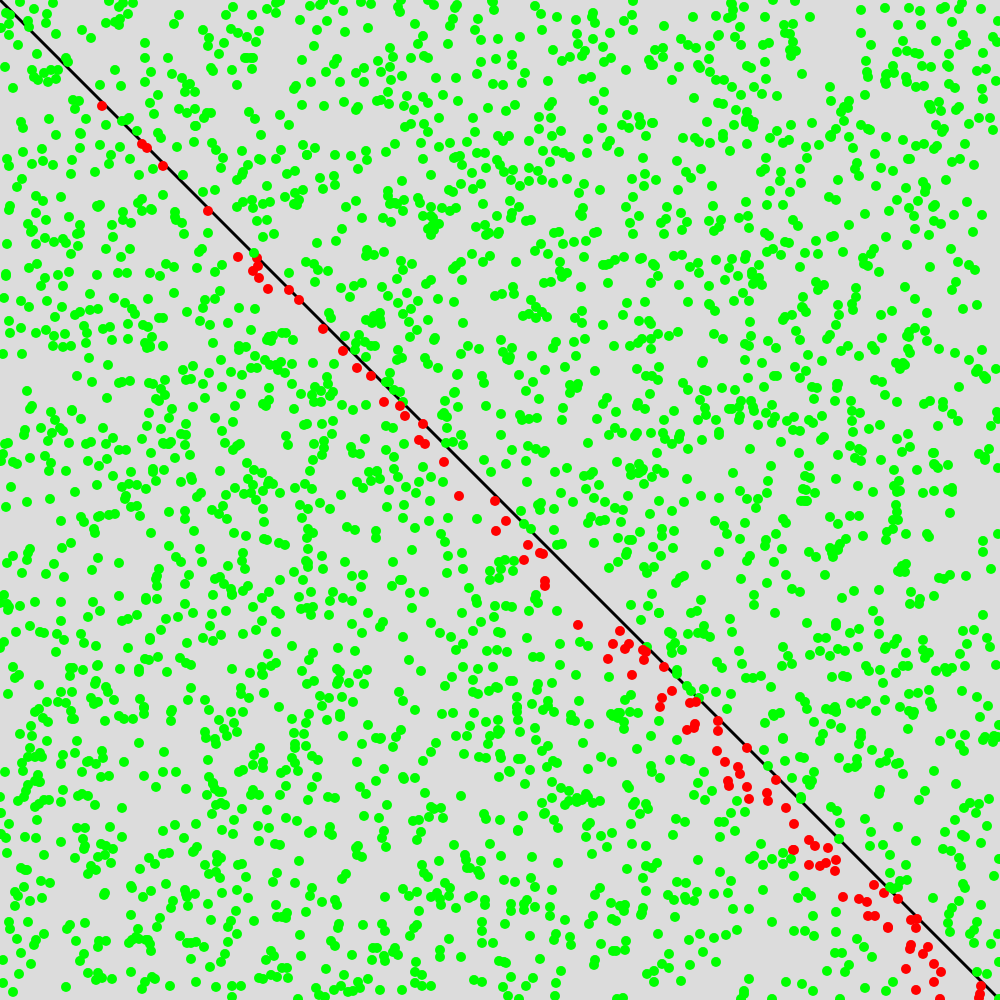
Frame 1 (no input)
Frame 2 (the mouse pressed at the canvas centre, redrawn once): identical to frame 1, image omitted

The p5.js sketch that drew this single still picture (run headless with seeded random() and noise() and a simulated clock; the mouse was pressed at the canvas centre and the sketch redrawn once):

// p5.js sketch
// ── sketch.js
let points = [];
let point_quantity = 3000;
let neuron;

let canvas;

function setup() {
  	canvas = createCanvas(windowHeight, windowHeight);
	canvas.mouseClicked(user);
	neuron = new Neuron(2, 0.1); // 1 is bias value

	for (let i = 0; i < point_quantity; i++) {
		points.push(new Point());
	}

	for (let i in points) {
		let train_input = [points[i].x, points[i].y];
		let answer = points[i].state;
		neuron.train(train_input, answer);
	}
}

//let counter = 1;

function draw() {
  	background(220);
	stroke(0);
	strokeWeight(3);
	line(0, 0, width, height);

	//let train_input = [points[counter].x, points[counter].y];
	//let answer = points[counter].state;
	//neuron.train(train_input, answer);

	showAll();

	let per = 0;

	for (let p of points) {
		let input = [p.x, p.y];
		if (p.state == neuron.guess(input)) {
			per++;
		}
	}

	console.log(per);

	//counter++;
	//if (counter >= point_quantity) {
	//	console.log("done");
	//	noLoop();
	//}
	noLoop();
}

function user () {
	let user_point = new Point();
	user_point.set(mouseX, mouseY);
	user_point.setState();

	let inputs = [user_point.x, user_point.y];
	noFill();

	if (user_point.state == neuron.guess(inputs)) {
		stroke(0, 255, 0); // true
	}
	else {
		stroke(255, 0, 0); // false
	}
	strokeWeight(10);
	point(user_point.x, user_point.y);
}

function showAll () {
	for (let i = 0; i < points.length; i++) {
		let input = [points[i].x, points[i].y];
		points[i].show(neuron.guess(input));
	}
}
// ── Point.js
class Point {

     constructor () {
          this.x = floor(random(0, width));
          this.y = floor(random(0, height));
          this.state = (this.x >= this.y) ? 1 : -1;
     }

     set (x, y) {
          this.x = x;
          this.y = y;
     }

     setState () {
          this.state = (this.x >= this.y) ? 1 : -1;
     }

     show (guess_value) {
          noFill();
          if (this.state == guess_value) {
               stroke(0, 255, 0);
          }
          else {
               stroke(255, 0, 0);
          }
          strokeWeight(10);
          point(this.x, this.y);
     }
}
// ── myNeuron.js
class Neuron {

     constructor (input_quantity, learning_rate) {
          this.weights = new Array(input_quantity);
          this.learning_rate = learning_rate;

          for (let i = 0; i < this.weights.length; i++) {
               this.weights[i] = (random(-1, 1));
          }
     }

     train (inputs, desired) {
          let guess_value = this.guess(inputs);
          let error = desired - guess_value;

          for (let i = 0; i < this.weights.length; i++) {
               this.weights[i] += this.learning_rate * error * inputs[i];
          }
     }

     guess (inputs) {// inputs   noktanın x ve y değerleri
          let sum = 0;

          for (let index in inputs) {
               sum += inputs[index] * this.weights[index];
          }

          return this.activate(sum);
     }

     activate (sum) {
          if (sum > 0) {
               return 1;
          } 
          else {
               return -1;
          }
     }
}
